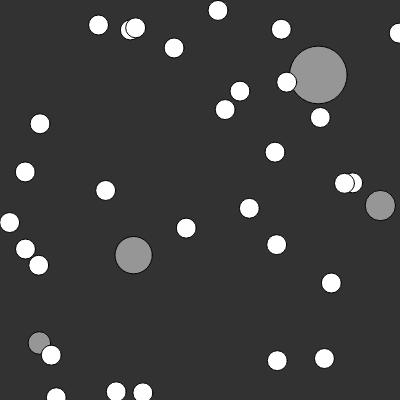
Frame 1 (no input)
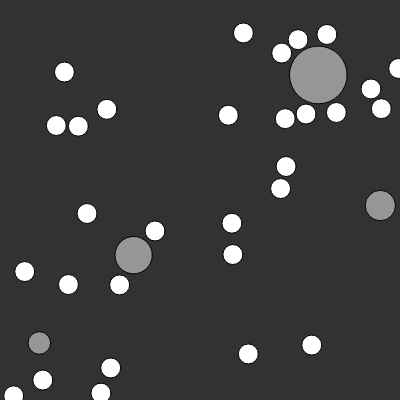
Frame 60 (no input)
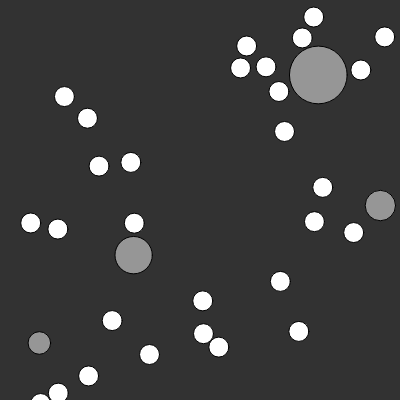
Frame 120 (the mouse pressed at the canvas centre since frame 60)

The p5.js sketch that drew these frames (run headless with seeded random() and noise() and a simulated clock; from frame 60 on, the mouse is pressed at the canvas centre):

// p5.js sketch
// ── sketch.js
let vehicles = [];
let obstacles = [];
let numVehicles = 30; // Nombre de véhicules
let numObstacles = 4; // Nombre d'obstacles

function setup() {
  createCanvas(400, 400);
  // Initialisation des véhicules avec des positions et des vitesses aléatoires
  for (let i = 0; i < numVehicles; i++) {
    let x = random(width);
    let y = random(height);
    let speedX = random(-2, 2);
    let speedY = random(-2, 2);
    vehicles.push(new Vehicle(x, y, speedX, speedY));
  }
  // Initialisation des obstacles avec des positions aléatoires
  for (let i = 0; i < numObstacles; i++) {
    let x = random(width);
    let y = random(height);
    let radius = random(10, 30);
    obstacles.push(new Obstacle(x, y, radius));
  }
}

function draw() {
  background(50);

  // Mettre à jour et afficher chaque obstacle
  for (let i = 0; i < obstacles.length; i++) {
    obstacles[i].display();
  }

  // Mettre à jour et afficher chaque véhicule
  for (let i = 0; i < vehicles.length; i++) {
    vehicles[i].update();
    vehicles[i].display();
    // Éviter les collisions avec les obstacles
    for (let j = 0; j < obstacles.length; j++) {
      vehicles[i].avoidObstacle(obstacles[j]);
    }
  }

  // Éviter les collisions entre les véhicules
  for (let i = 0; i < vehicles.length; i++) {
    for (let j = i + 1; j < vehicles.length; j++) {
      vehicles[i].avoidCollision(vehicles[j]);
    }
  }
}

// ── obstacle.js
class Obstacle {
    constructor(x, y, radius) {
      this.x = x; // Position en x
      this.y = y; // Position en y
      this.radius = radius; // Rayon de l'obstacle
    }
  
    // Méthode pour afficher l'obstacle
    display() {
      fill(150);
      ellipse(this.x, this.y, this.radius * 2);
    }
  }

// ── vehicle.js
class Vehicle {
  constructor(x, y, speedX, speedY) {
    this.x = x; // Position en x
    this.y = y; // Position en y
    this.speedX = speedX; // Vitesse en x
    this.speedY = speedY; // Vitesse en y
    this.radius = 10; // Rayon du véhicule
  }

  // Méthode pour afficher le véhicule
  display() {
    fill(255);
    ellipse(this.x, this.y, this.radius * 2);
  }

  // Méthode pour mettre à jour la position du véhicule
  update() {
    // Mise à jour de la position en fonction de la vitesse
    this.x += this.speedX;
    this.y += this.speedY;

    // Vérifier les collisions avec les bords du canevas
    if (this.x - this.radius < 0 || this.x + this.radius > width) {
      this.speedX *= -1; // Inverser la direction en x
    }
    if (this.y - this.radius < 0 || this.y + this.radius > height) {
      this.speedY *= -1; // Inverser la direction en y
    }
  }

  // Méthode pour détecter et éviter les collisions avec un autre véhicule
  avoidCollision(otherVehicle) {
    let distance = dist(this.x, this.y, otherVehicle.x, otherVehicle.y);
    let combinedRadius = 1.3*this.radius + otherVehicle.radius;
    if (distance < combinedRadius) {
      // Calculer la direction de collision
      let dx = this.x - otherVehicle.x;
      let dy = this.y - otherVehicle.y;
      let angle = atan2(dy, dx);
      // Calculer la nouvelle direction pour éviter la collision
      let newX = cos(angle) * combinedRadius;
      let newY = sin(angle) * combinedRadius;
      // Ajouter la nouvelle direction à la position actuelle
      this.x = otherVehicle.x + newX;
      this.y = otherVehicle.y + newY;
    }
  }

  // Méthode pour détecter et éviter les collisions avec un obstacle
  avoidObstacle(obstacle) {
    let distance = dist(this.x, this.y, obstacle.x, obstacle.y);
    let safeDistance = 1.4*this.radius + obstacle.radius;
    if (distance < safeDistance) {
      // Calculer la direction de collision
      let dx = this.x - obstacle.x;
      let dy = this.y - obstacle.y;
      let angle = atan2(dy, dx);
      // Calculer la nouvelle direction pour éviter l'obstacle
      let newX = cos(angle) * safeDistance;
      let newY = sin(angle) * safeDistance;
      // Ajouter la nouvelle direction à la position actuelle
      this.x = obstacle.x + newX;
      this.y = obstacle.y + newY;
    }
  }
}
